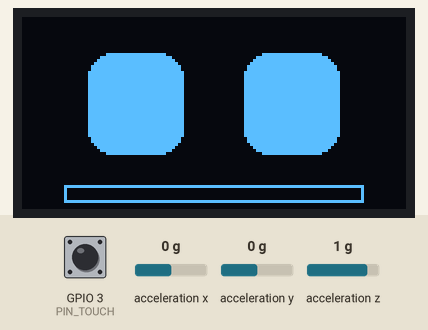
A program run on a simulated ESP32-C3. On the bench: 128×64 one-colour display. Wiring (inferred from the names in the program): MPU-6050 motion sensor at I2C address 0x68. The inputs (shaded band) are chosen by the test bench; at power-on: acceleration x 0 g, GPIO 3 (PIN_TOUCH) LOW, acceleration y 0 g, acceleration z 1 g. I2S audio is not simulated (input reads silence); what the program prints to the serial monitor is not drawn.

Above: at 1.4 s.
1.5 s: acceleration x set to -1.4 g
At 2.0 s:
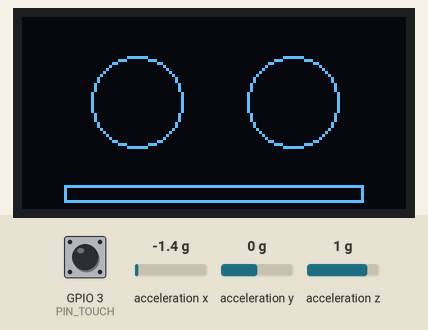
At 3.65 s:
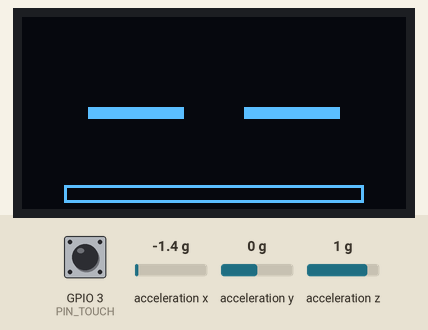
4.5 s: GPIO 3 (PIN_TOUCH) pulled HIGH for 0.15 s
At 5.6 s:
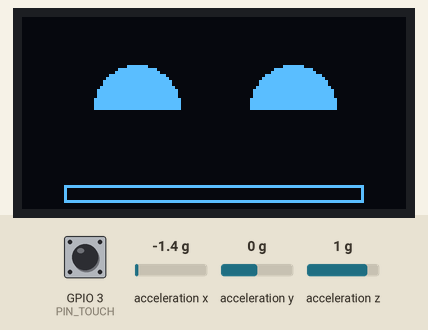
Timing chart, 0 to 7.5 s (numbered marks = the images above; inputs shaded):
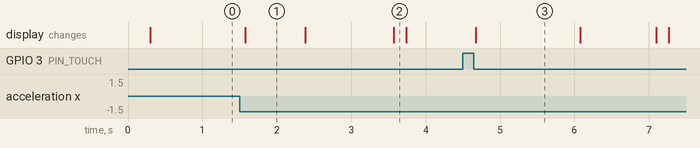

The program:

main.cpp
```cpp
// Sparky hardware test.
// Checks every module: animated eyes on the OLED, a beep on touch, surprised
// eyes when you shake or tap Sparky (MPU-6050), and a live microphone level
// bar. Serial log at 115200.

#include <Arduino.h>
#include <Wire.h>
#include <U8g2lib.h>
#include <driver/i2s.h>
#include "pins.h"

// Most 1.3" modules use the SH1106. For an SSD1306 use
// U8G2_SSD1306_128X64_NONAME_F_HW_I2C instead.
U8G2_SH1106_128X64_NONAME_F_HW_I2C oled(U8G2_R0, U8X8_PIN_NONE);

static const i2s_port_t I2S_PORT = I2S_NUM_0;
static const int SAMPLE_RATE = 16000;

static bool oledFound = false, mpuFound = false;
static int micLevel = 0;            // 0..100
static uint32_t lastBlink = 0, blinkUntil = 0, happyUntil = 0, surpriseUntil = 0;
static bool lastTouch = false;
static float lastG = 1.0f;

static void i2sInit() {
  i2s_config_t cfg = {};
  cfg.mode = (i2s_mode_t)(I2S_MODE_MASTER | I2S_MODE_TX | I2S_MODE_RX);
  cfg.sample_rate = SAMPLE_RATE;
  cfg.bits_per_sample = I2S_BITS_PER_SAMPLE_32BIT;   // INMP441 sends 24 bits in 32
  cfg.channel_format = I2S_CHANNEL_FMT_ONLY_LEFT;
  cfg.communication_format = I2S_COMM_FORMAT_STAND_I2S;
  cfg.dma_buf_count = 6;
  cfg.dma_buf_len = 256;
  cfg.tx_desc_auto_clear = true;

  i2s_pin_config_t pins = {};
  pins.mck_io_num = I2S_PIN_NO_CHANGE;
  pins.bck_io_num = PIN_I2S_BCLK;
  pins.ws_io_num = PIN_I2S_WS;
  pins.data_out_num = PIN_AMP_DIN;
  pins.data_in_num = PIN_MIC_SD;

  if (i2s_driver_install(I2S_PORT, &cfg, 0, nullptr) != ESP_OK) Serial.println("I2S install failed");
  if (i2s_set_pin(I2S_PORT, &pins) != ESP_OK) Serial.println("I2S pin setup failed");
}

// Plays a sine tone through the MAX98357A (blocking).
static void beep(float freq, int ms, float volume = 0.25f) {
  static int32_t buf[256];
  const int total = SAMPLE_RATE * ms / 1000;
  float phase = 0, step = 2.0f * PI * freq / SAMPLE_RATE;
  for (int done = 0; done < total; done += 256) {
    for (int i = 0; i < 256; i++) {
      buf[i] = (int32_t)(sinf(phase) * volume * 2147483647.0f);
      phase += step;
      if (phase > 2.0f * PI) phase -= 2.0f * PI;
    }
    size_t written;
    i2s_write(I2S_PORT, buf, sizeof(buf), &written, portMAX_DELAY);
  }
}

// Reads a block from the INMP441 and returns a rough 0..100 loudness.
static int readMicLevel() {
  static int32_t buf[256];
  size_t got = 0;
  if (i2s_read(I2S_PORT, buf, sizeof(buf), &got, pdMS_TO_TICKS(20)) != ESP_OK || got == 0) return 0;
  int32_t peak = 0;
  for (size_t i = 0; i < got / 4; i++) {
    int32_t s = abs(buf[i] >> 14);
    if (s > peak) peak = s;
  }
  return constrain(map(peak, 0, 20000, 0, 100), 0, 100);
}

static bool i2cPresent(uint8_t addr) {
  Wire.beginTransmission(addr);
  return Wire.endTransmission() == 0;
}

static void mpuInit() {
  Wire.beginTransmission(MPU_ADDR);
  Wire.write(0x6B);                                   // PWR_MGMT_1: wake up
  Wire.write(0x00);
  Wire.endTransmission();
}

// Total acceleration in g (about 1.0 at rest), or -1 if the read failed.
static float mpuReadG() {
  Wire.beginTransmission(MPU_ADDR);
  Wire.write(0x3B);                                   // ACCEL_XOUT_H
  if (Wire.endTransmission(false) != 0 || Wire.requestFrom((int)MPU_ADDR, 6) != 6) return -1;
  float sum = 0;
  for (int i = 0; i < 3; i++) {
    int16_t raw = (Wire.read() << 8) | Wire.read();
    float a = raw / 16384.0f;                         // +-2 g range
    sum += a * a;
  }
  return sqrtf(sum);
}

static void drawFace(uint32_t now) {
  oled.clearBuffer();
  bool blinking = now < blinkUntil;
  bool happy = now < happyUntil;
  bool surprised = now < surpriseUntil;
  for (int side = 0; side < 2; side++) {
    int x = side == 0 ? 22 : 74;
    if (surprised)     oled.drawCircle(x + 16, 28, 15);
    else if (blinking) oled.drawBox(x, 30, 32, 4);
    else if (happy)    { oled.drawDisc(x + 16, 30, 14, U8G2_DRAW_UPPER_RIGHT | U8G2_DRAW_UPPER_LEFT); }
    else               oled.drawRBox(x, 12, 32, 34, 8);
  }
  oled.drawFrame(14, 56, 100, 6);                     // mic level bar
  oled.drawBox(14, 56, micLevel, 6);
  oled.sendBuffer();
}

void setup() {
  Serial.begin(115200);
  pinMode(PIN_TOUCH, INPUT);
  pinMode(PIN_MPU_INT, INPUT);

  Wire.begin(PIN_I2C_SDA, PIN_I2C_SCL);
  oledFound = i2cPresent(OLED_ADDR);                  // u8g2 does not report a missing display
  mpuFound = i2cPresent(MPU_ADDR);
  Serial.printf("OLED %s at 0x3C, MPU-6050 %s at 0x68\n", oledFound ? "found" : "NOT found", mpuFound ? "found" : "NOT found");
  if (oledFound) {
    oled.setBusClock(400000);
    oled.begin();
  }
  if (mpuFound) mpuInit();

  i2sInit();
  beep(660, 90);
  beep(990, 120);
  Serial.println("Sparky hardware test ready: touch = beep, shake = surprised eyes, talk = level bar");
}

void loop() {
  uint32_t now = millis();

  bool touch = digitalRead(PIN_TOUCH) == HIGH;
  if (touch && !lastTouch) {
    Serial.println("Touch");
    happyUntil = now + 1500;
    beep(880, 120);
  }
  lastTouch = touch;

  if (mpuFound) {
    float g = mpuReadG();
    if (g > 0) {
      if (fabsf(g - lastG) > 0.35f && now > surpriseUntil) {
        Serial.printf("Shake (%.2f g)\n", g);
        surpriseUntil = now + 800;
      }
      lastG = g;
    }
  }

  micLevel = (micLevel * 3 + readMicLevel()) / 4;

  if (now - lastBlink > 3500) { lastBlink = now; blinkUntil = now + 140; }
  if (oledFound) drawFace(now);
}
```

pins.h
```cpp
// Sparky pin map for the ESP32-C3 SuperMini on its expansion board.
// Keep in sync with docs/wiring.md.
#pragma once

// I2C bus: 1.3" OLED (SH1106 / SSD1306, 0x3C) and MPU-6050 (0x68)
#define PIN_I2C_SDA    8
#define PIN_I2C_SCL    9
#define OLED_ADDR      0x3C
#define MPU_ADDR       0x68

// I2S audio: MAX98357A amplifier and INMP441 mic share BCLK and WS
#define PIN_I2S_BCLK   4   // amp BCLK + mic SCK
#define PIN_I2S_WS     5   // amp LRC  + mic WS
#define PIN_AMP_DIN    6   // ESP32 -> amp
#define PIN_MIC_SD     7   // mic -> ESP32 (mic L/R tied to GND)

// Inputs
#define PIN_TOUCH      3   // TTP223 OUT, HIGH while touched
#define PIN_MPU_INT   10   // MPU-6050 INT (motion interrupt, optional)

// Free: GPIO 0, 1, 20, 21. Avoid loading GPIO 2 (boot strap).
```

Measured:
- after the input at 1.5 s, the display: changes after 0.07 s (image 1)
- after the input at 4.5 s, the display: changes after 0.18 s (image 3)
- what the display in image 1 shows lasts 0.8 s, from 1.6 s to 2.4 s
- what the display in image 3 shows lasts 1.4 s, from 4.7 s to 6.1 s
